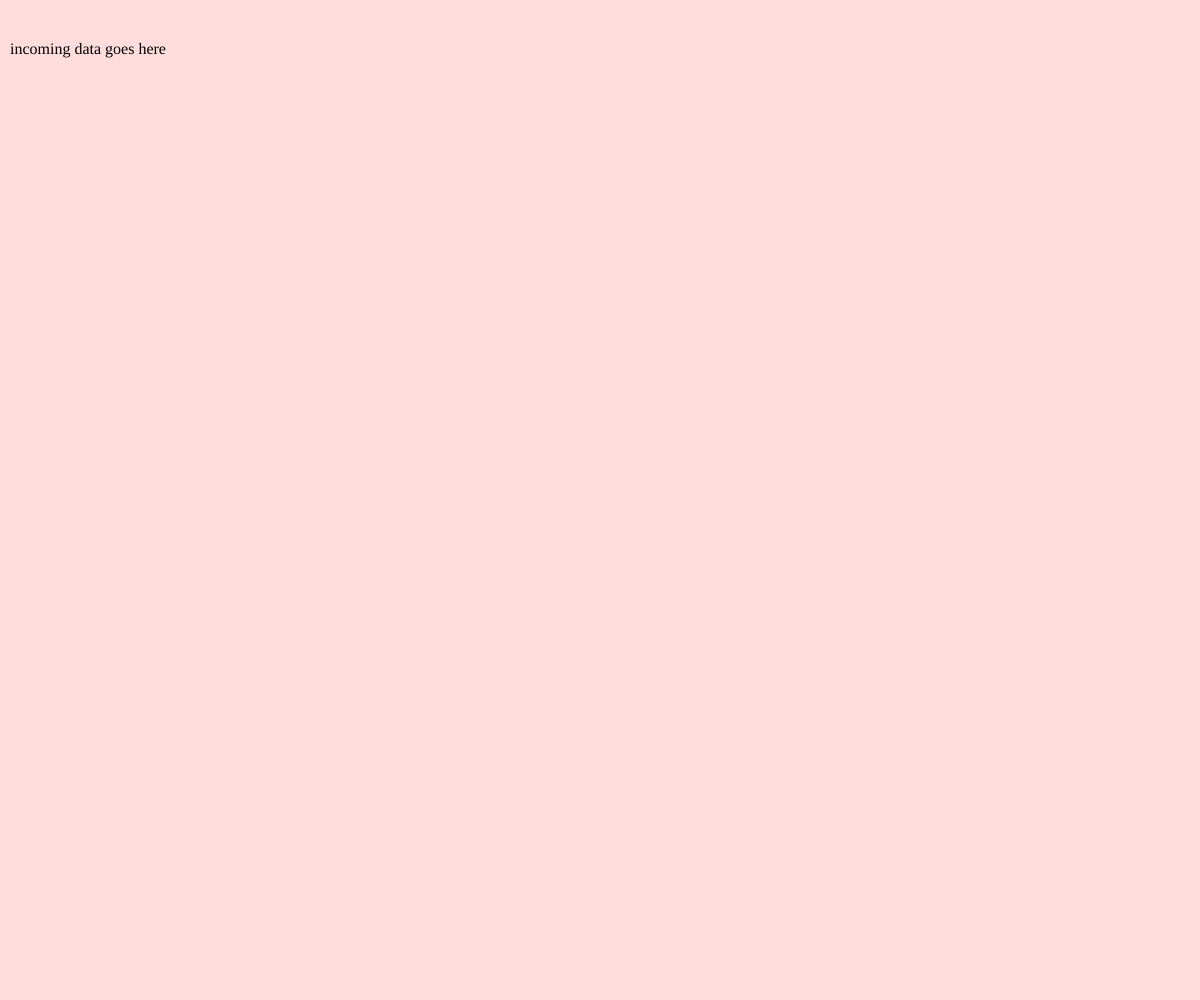
Frame 1 (no input)
Frame 60 (no input): identical to frame 1, image omitted
Frame 120 (the mouse pressed at the canvas centre since frame 60): identical to frame 1, image omitted

The p5.js sketch that drew this single still picture (run headless with seeded random() and noise() and a simulated clock; from frame 60 on, the mouse is pressed at the canvas centre):

// p5.js sketch
// ── sketch.js
var logDisplay;		// an HTML element for displaying log data
var hidden = false; // whether the log display  is hidden or not


function setup() {
	createCanvas(windowWidth, windowHeight);
	// create some HTML elements to manage log display:
	createHTML();
}

function draw() {
	background('#FFDDDD');
	// if the key is pressed, display it
	if (keyIsPressed) {
		printData('key pressed: ' + key);
	}
}

// show or hide the log display by typing shift-spacebar:
function keyPressed() {
	if (keyIsDown(SHIFT) && key == ' ') {
		if (hidden) {
			logDisplay.show();
		} else {
			logDisplay.hide();
		}
		hidden = !hidden;
	}
}

// create some HTML elements in the sketch:
function createHTML() {
	logDisplay = createElement('div', 'incoming data goes here');
	logDisplay.attribute('aria-label', 'incoming data');
	logDisplay.attribute('aria-role', 'alert');
	logDisplay.attribute('aria-live', 'polite');
	logDisplay.position(10, 40);
}

function printData(inString) {
	// put the input in the logDisplay div:
	logDisplay.html('log: ' + inString);
	// print it to the console as well
	console.log(inString);
}
